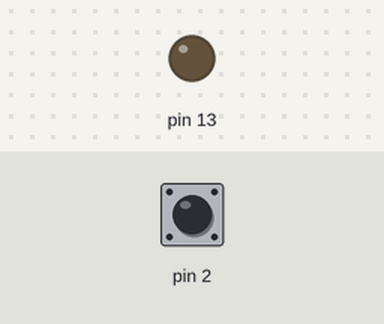
Simulated run of this sketch. Board: Arduino Uno, built with avr-gcc and run on an emulated ATmega328P. On the bench: output pins drawn as LEDs (lit = HIGH). The inputs (shaded band) are chosen by the test bench; at power-on: pin 2 HIGH.

Above: at 1.2 s.
1.3 s: pin 2 pulled LOW for 0.15 s
At 1.37 s:
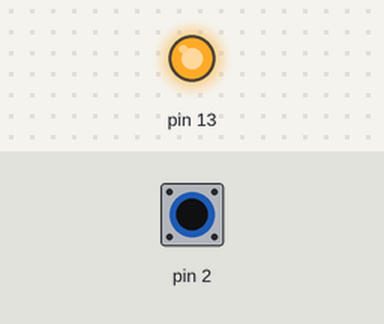
2.9 s: pin 2 pulled LOW for 3.2 s
At 7.2 s:
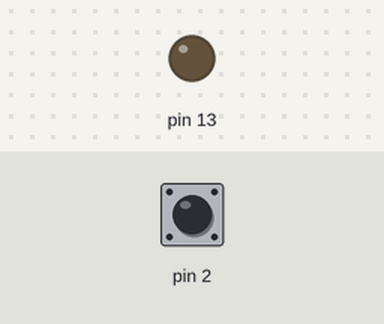
Timing chart, 0 to 8.7 s (numbered marks = the images above; inputs shaded):
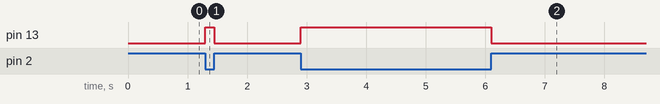

The sketch:

ledka.ino
```cpp
void setup() {
  // put your setup code here, to run once:
  pinMode(13, OUTPUT);
  pinMode(2, INPUT_PULLUP);
  Serial.begin(9600);

}

void loop() {
  // put your main code here, to run repeatedly:
  if(digitalRead(2) == 0){
    digitalWrite(13, HIGH);
  }else{
    digitalWrite(13, LOW);
  }
}
```

Measured:
- after the input at 1.3 s, pin 13: LOW → HIGH at once, → LOW 0.15 s later
- after the input at 2.9 s, pin 13: LOW → HIGH at once, → LOW 3.2 s later
